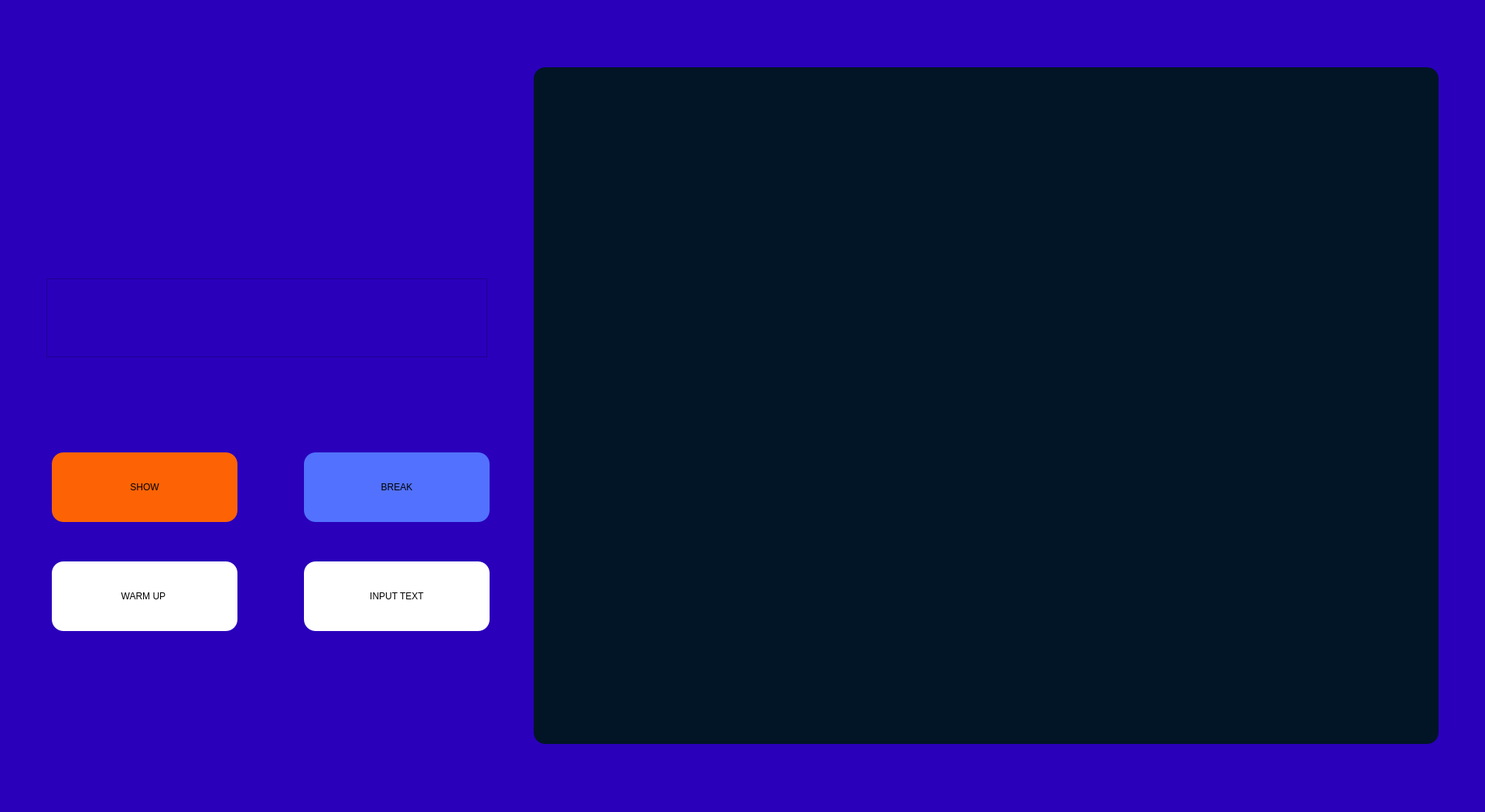
<?xml version="1.0" encoding="UTF-8"?>
<ui version="4.0">
 <class>MainWindow</class>
 <widget class="QMainWindow" name="MainWindow">
  <property name="geometry">
   <rect>
    <x>0</x>
    <y>0</y>
    <width>1920</width>
    <height>1050</height>
   </rect>
  </property>
  <property name="minimumSize">
   <size>
    <width>720</width>
    <height>480</height>
   </size>
  </property>
  <property name="maximumSize">
   <size>
    <width>1920</width>
    <height>1080</height>
   </size>
  </property>
  <property name="windowTitle">
   <string>MainWindow</string>
  </property>
  <property name="styleSheet">
   <string notr="true">background-color: #2a00bb;
</string>
  </property>
  <widget class="QWidget" name="backgroundWidget">
   <widget class="QLabel" name="imgLabel">
    <property name="geometry">
     <rect>
      <x>690</x>
      <y>87</y>
      <width>1170</width>
      <height>875</height>
     </rect>
    </property>
    <property name="minimumSize">
     <size>
      <width>100</width>
      <height>100</height>
     </size>
    </property>
    <property name="maximumSize">
     <size>
      <width>2560</width>
      <height>1600</height>
     </size>
    </property>
    <property name="layoutDirection">
     <enum>Qt::LeftToRight</enum>
    </property>
    <property name="styleSheet">
     <string notr="true">background-color: #011526;
border-radius: 15px</string>
    </property>
    <property name="text">
     <string/>
    </property>
    <property name="alignment">
     <set>Qt::AlignCenter</set>
    </property>
   </widget>
   <widget class="QPushButton" name="SHOW">
    <property name="geometry">
     <rect>
      <x>67</x>
      <y>585</y>
      <width>240</width>
      <height>90</height>
     </rect>
    </property>
    <property name="styleSheet">
     <string notr="true">border-radius: 15px;
background-color: #fd6304
</string>
    </property>
    <property name="text">
     <string>SHOW</string>
    </property>
   </widget>
   <widget class="QPushButton" name="Break">
    <property name="geometry">
     <rect>
      <x>393</x>
      <y>585</y>
      <width>240</width>
      <height>90</height>
     </rect>
    </property>
    <property name="styleSheet">
     <string notr="true">border-radius: 15px;
background-color: #5271fe
</string>
    </property>
    <property name="text">
     <string>BREAK</string>
    </property>
   </widget>
   <widget class="QPushButton" name="warmup">
    <property name="geometry">
     <rect>
      <x>67</x>
      <y>726</y>
      <width>240</width>
      <height>90</height>
     </rect>
    </property>
    <property name="styleSheet">
     <string notr="true">border-radius: 15px;
background-color: #5271fe;
background-color: #ffffff
</string>
    </property>
    <property name="text">
     <string>WARM UP </string>
    </property>
   </widget>
   <widget class="QPushButton" name="inputButton">
    <property name="geometry">
     <rect>
      <x>393</x>
      <y>726</y>
      <width>240</width>
      <height>90</height>
     </rect>
    </property>
    <property name="styleSheet">
     <string notr="true">border-radius: 15px;
background-color: #5271fe;
background-color: #ffffff
</string>
    </property>
    <property name="text">
     <string>INPUT TEXT</string>
    </property>
   </widget>
   <widget class="QTextEdit" name="TEXT">
    <property name="geometry">
     <rect>
      <x>60</x>
      <y>360</y>
      <width>570</width>
      <height>102</height>
     </rect>
    </property>
   </widget>
  </widget>
  <widget class="QMenuBar" name="menubar">
   <property name="geometry">
    <rect>
     <x>0</x>
     <y>0</y>
     <width>1920</width>
     <height>24</height>
    </rect>
   </property>
  </widget>
  <widget class="QStatusBar" name="statusbar"/>
 </widget>
 <resources/>
 <connections/>
</ui>
